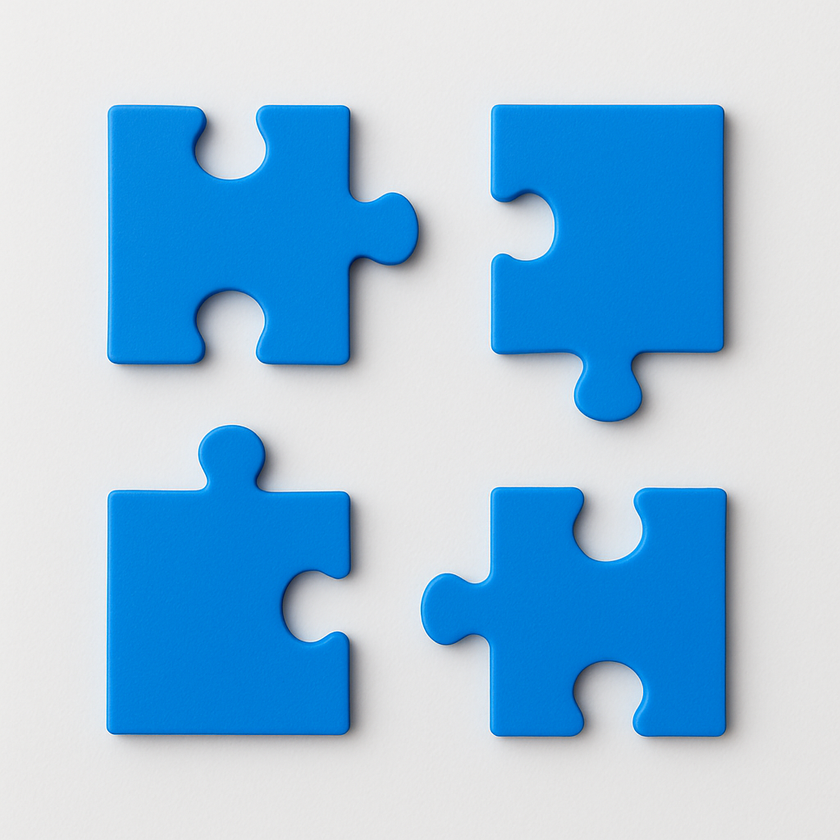
#> input picture img/puzzle_image.png, 840 x 840 px, shrunk from 1024 x 1024 before the run, found by its file name
$ python main.py
#> lines starting #> are read from the running program, lines starting #| are printed output that depends on the picture; after the words box and inside, x2 and y2 are one past the last pixel; in counts of white or black regions, pixels touching at a corner belong together
### piece_segmentation.py
from typing import List, Dict

import cv2
import matplotlib.pyplot as plt
import numpy as np
from cv2 import Mat


class PuzzlePiece:
    """Represents a single puzzle piece with its properties."""

    def __init__(self, contour, mask, bbox, image_roi):
        self.contour = contour
        self.mask = mask
        self.bbox = bbox  # (x, y, w, h)
        self.image_roi = image_roi  # The piece image with transparent background
        self.center = self._calculate_center()

    def _calculate_center(self):
        M = cv2.moments(self.contour)
        if M["m00"] != 0:
            cx = int(M["m10"] / M["m00"])
            cy = int(M["m01"] / M["m00"])
            return cx, cy
        return 0, 0


class PieceSegmenter:
    """Segments puzzle pieces from an image."""

    def __init__(self, image_path: str):
#> called with image_path = 'img\\puzzle_image.png'
        self.image = cv2.imread(image_path)
#> self.image is the input picture: shape (840, 840, 3); mean B, G, R 222.1, 192.6, 151.5
        if self.image is None:
            raise ValueError(f"Could not load image from {image_path}")
        self.image_rgb = cv2.cvtColor(self.image, cv2.COLOR_BGR2RGB)
        self.pieces: List[PuzzlePiece] = []

    def segment_pieces(self, min_area: int = 1000, max_area: int = None) -> List[PuzzlePiece]:
        """
        Segment puzzle pieces from the image.

        Args:
            min_area: Minimum contour area to consider as a piece
            max_area: Maximum contour area (default: 1/4 of image area)

        Returns:
            List of PuzzlePiece objects
        """
#> called with min_area = 500
        if max_area is None:
            max_area = (self.image.shape[0] * self.image.shape[1]) // 4

        # Step 1: Convert to grayscale
        gray = cv2.cvtColor(self.image, cv2.COLOR_BGR2GRAY)
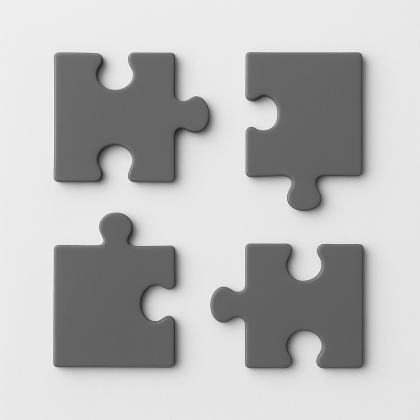
#> gray: shape (840, 840) (shown at 1/2 size); min 20, max 254, mean 183.7

        # Step 2: Apply Gaussian blur to reduce noise
        blurred = cv2.GaussianBlur(gray, (5, 5), 0)

        # Step 3: Threshold to separate pieces from background
        # method 1
        _, thresh1 = cv2.threshold(blurred, 0, 255, cv2.THRESH_BINARY_INV + cv2.THRESH_OTSU)
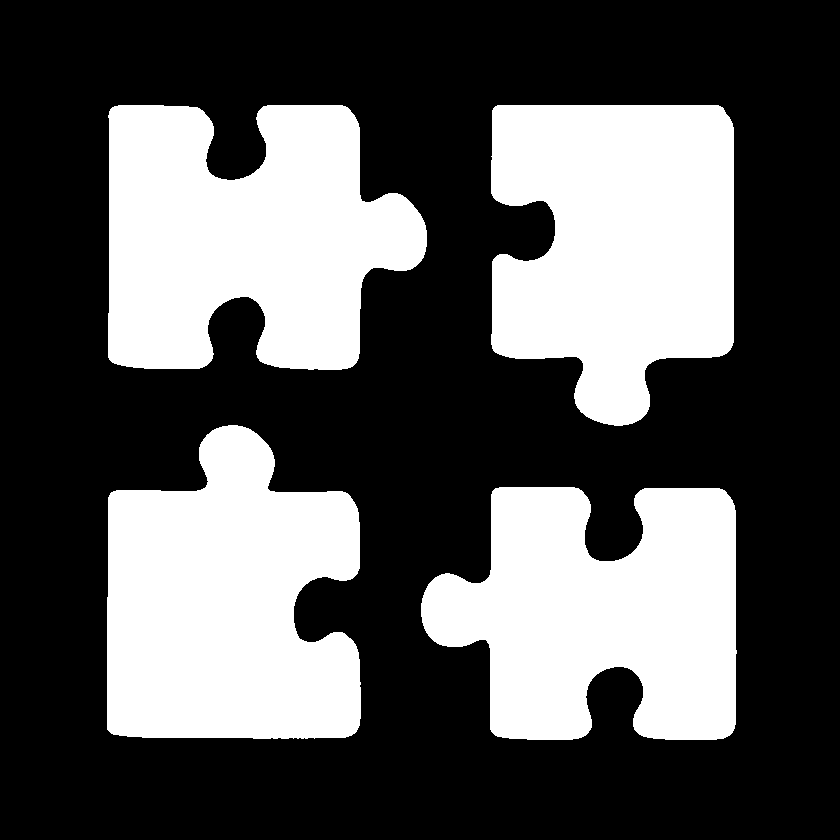
#> thresh1: shape (840, 840); 35% white; 4 white regions, box (x1, y1, x2, y2) and area: (108, 105, 427, 370) 63301, (107, 425, 361, 739) 62591, (491, 105, 734, 426) 62171, (421, 487, 737, 740) 58890

        # Alternative: Adaptive threshold (good for uneven lighting)
        # method 2
        thresh2 = cv2.adaptiveThreshold(blurred, 255, cv2.ADAPTIVE_THRESH_GAUSSIAN_C,
                                        cv2.THRESH_BINARY_INV, 11, 2)
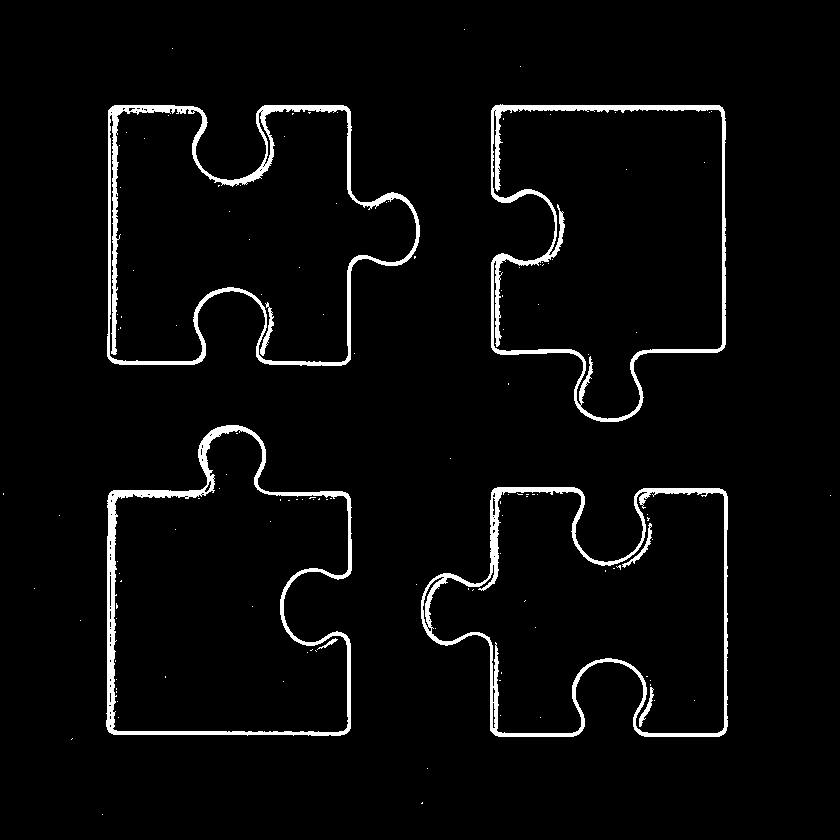
#> thresh2: shape (840, 840); 3.7% white; 130 white regions (122 under 20 px), largest, box (x1, y1, x2, y2) and area: (107, 105, 420, 366) 7023, (421, 487, 728, 737) 6164, (106, 425, 352, 736) 6107

        # default method = 1
        thresh = thresh1

        # Step 4: Morphological operations to clean up
        kernel = np.ones((3, 3), np.uint8)
        thresh = cv2.morphologyEx(thresh, cv2.MORPH_CLOSE, kernel, iterations=2)
#> thresh: shape (840, 840); 35% white; 4 white regions, box (x1, y1, x2, y2) and area: (108, 105, 427, 370) 63308, (107, 425, 361, 739) 62612, (491, 105, 734, 426) 62174, (421, 487, 737, 740) 58892
        thresh = cv2.morphologyEx(thresh, cv2.MORPH_OPEN, kernel, iterations=1)
#> thresh: shape (840, 840); 35% white; 4 white regions

        # Step 5: Find contours
        contours, hierarchy = cv2.findContours(thresh, cv2.RETR_EXTERNAL, cv2.CHAIN_APPROX_SIMPLE)
#> contours = 4 contours; box (x1, y1, x2, y2) and area: (108, 105, 427, 370) 62658, (107, 425, 361, 739) 62036, (491, 105, 734, 426) 61601, (421, 487, 737, 740) 58252

        # Step 6: Filter and create PuzzlePiece objects
        self.pieces = []
        for contour in contours:
            puzzle_piece = self._create_puzzle_piece(contour, gray, min_area, max_area)
            if puzzle_piece is not None:
                self.pieces.append(puzzle_piece)
#> this loop made 4 passes
#> pass 1, in _create_puzzle_piece, `piece_mask_roi = mask[y:y + h, x:x + w]`:
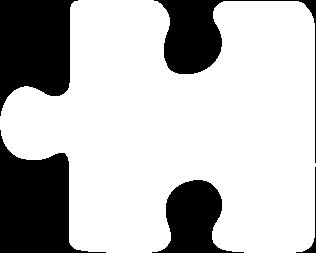
#> piece_mask_roi: shape (253, 316); 73.7% white; 5 black regions, box (x1, y1, x2, y2) and area: (0, 130, 106, 253) 6839, (0, 0, 78, 116) 6510, (154, 0, 316, 163) 4053, (152, 180, 244, 253) 3490, (296, 167, 316, 253) 164
#> pass 1, in _create_puzzle_piece, `piece_image_roi = self.image_rgb[y:y + h, x:x + w].copy()`:
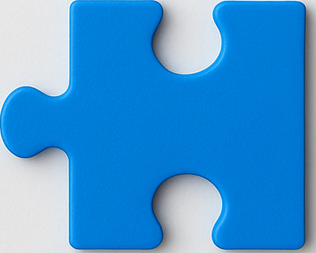
#> piece_image_roi: shape (253, 316, 3); mean R, G, B 65.6, 149.7, 212
#> pass 1, in __init__, `self.mask = mask`:
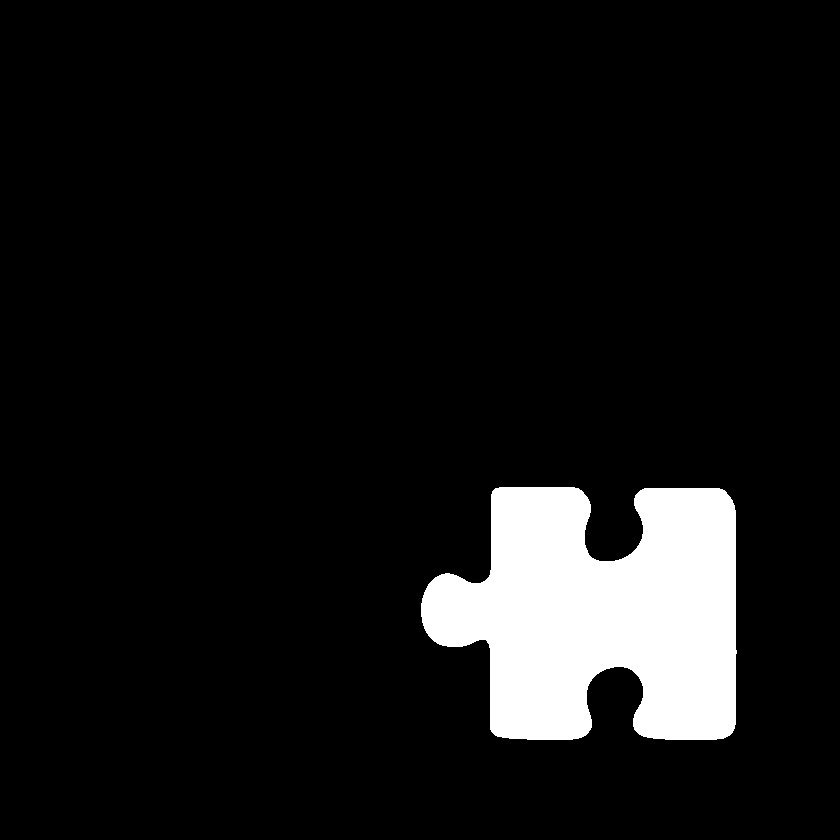
#> self.mask: shape (840, 840); 8.3% white; 1 white region, box (x1, y1, x2, y2) and area: (421, 487, 737, 740) 58892
#> after the loop, self.pieces = 4 items

        print(f"Found {len(self.pieces)} puzzle pieces")
#| Found 4 puzzle pieces
#> (the rest of the program and of its run is left out)
